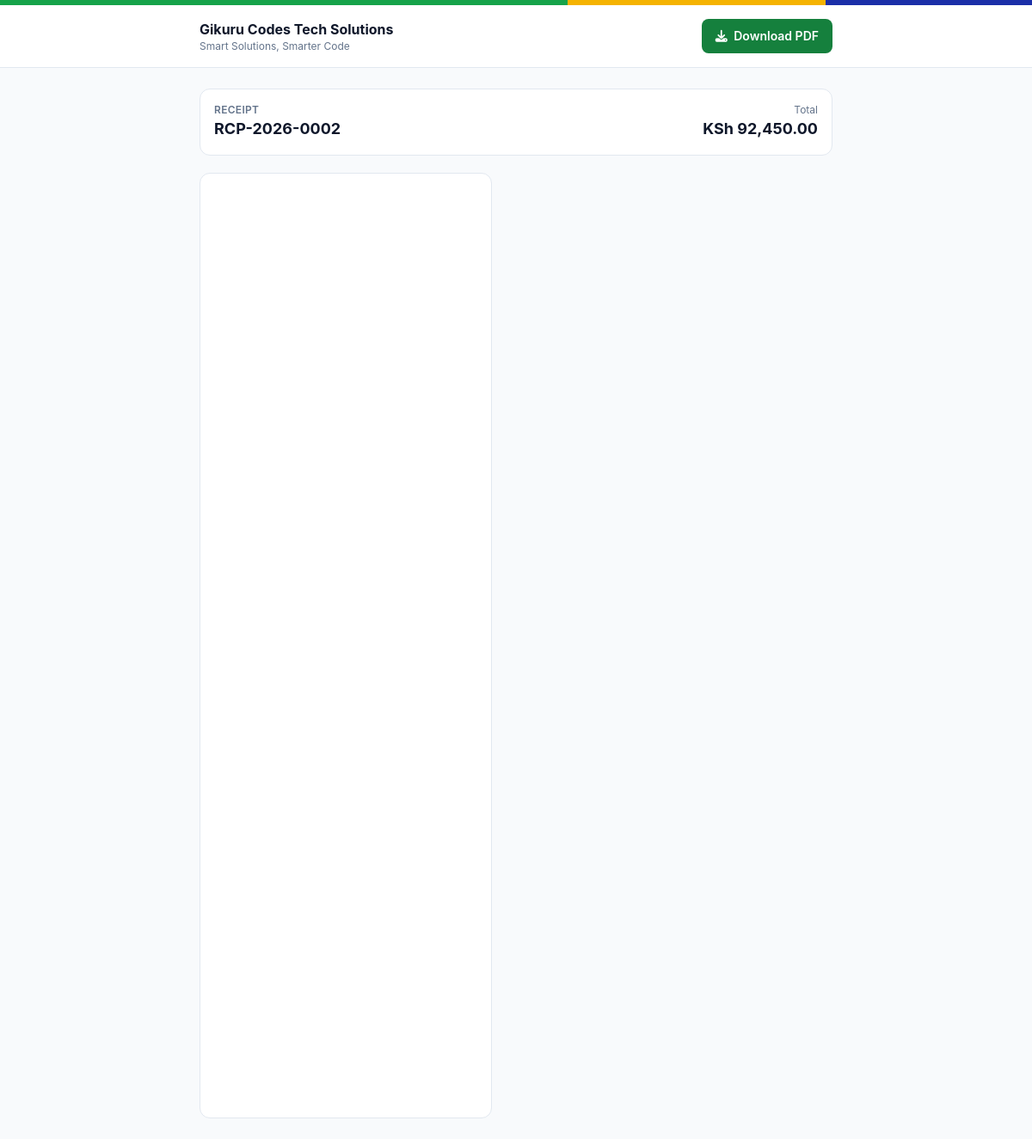
The page /s/D8EvYP-RjEuw_gwIOgq0AWdn/ on the database its author committed.
### documents/models.py (models this page shows, shortened)
class Document(models.Model):
    QUOTATION, INVOICE, RECEIPT = "quotation", "invoice", "receipt"
    TYPES = [(QUOTATION, "Quotation"), (INVOICE, "Invoice"), (RECEIPT, "Receipt")]
    PREFIX = {QUOTATION: "QUO", INVOICE: "INV", RECEIPT: "RCP"}
    STATUSES = [
        ("draft", "Draft"), ("sent", "Sent"), ("accepted", "Accepted"),
        ("paid", "Paid"), ("void", "Void"),
    ]
    PAYMENT_METHODS = [
        ("cash", "Cash"), ("mpesa", "M-Pesa"), ("bank", "Bank Transfer"), ("card", "Card"),
    ]
    VAT_MODES = [
        ("exclusive", "VAT exclusive (add VAT on top)"),
        ("inclusive", "VAT inclusive (prices include VAT)"),
        ("none", "No VAT"),
    ]
    doc_type = models.CharField(max_length=10, choices=TYPES)
    number = models.CharField(max_length=30, unique=True, editable=False)
    client = models.ForeignKey(Client, null=True, blank=True, on_delete=models.SET_NULL)
    client_name = models.CharField(max_length=150, blank=True, help_text="Walk-in name if no client")
    issue_date = models.DateField(default=timezone.localdate)
    due_date = models.DateField(null=True, blank=True)
    status = models.CharField(max_length=10, choices=STATUSES, default="draft")
    vat_mode = models.CharField(max_length=10, choices=VAT_MODES, default="exclusive")
    served_by = models.CharField(max_length=80, blank=True)
    discount = models.DecimalField(max_digits=12, decimal_places=2, default=0)
    payment_method = models.CharField(max_length=10, choices=PAYMENT_METHODS, blank=True)
    payment_reference = models.CharField(max_length=60, blank=True)
    notes = models.TextField(blank=True)
    terms = models.TextField(blank=True)
    buyer_pin = models.CharField("Buyer KRA PIN", max_length=20, blank=True)
    etims_invoice_no = models.CharField("eTIMS invoice no.", max_length=60, blank=True)
    etims_qr = models.CharField("eTIMS QR data or link", max_length=500, blank=True,
                                help_text="Paste the QR link or data KRA gives you for this invoice")
    share_token = models.CharField(max_length=32, unique=True, null=True, blank=True, editable=False)
    share_viewed_at = models.DateTimeField(null=True, blank=True, editable=False)
    business = models.JSONField(default=dict, blank=True, editable=False)
    source = models.ForeignKey("self", null=True, blank=True, on_delete=models.SET_NULL,
                               related_name="converted")
    created_at = models.DateTimeField(auto_now_add=True)
    class Meta:
        ordering = ["-created_at"]
    @cached_property
    def biz(self):
        data = dict(self.business or {})
        if not data:
            p = BusinessProfile.get()
            data = p.snapshot() if p else {}
        for key in ("name", "tagline", "address", "phone", "email", "kra_pin",
                    "payment_details", "receipt_footer", "logo", "signature", "stamp"):
            data.setdefault(key, "")
        data.setdefault("vat_rate", "16.00")
        return SimpleNamespace(**data)
    @property
    def items_total(self):
        return sum((i.line_total for i in self.items.all()), Decimal("0"))
    @property
    def gross(self):
        return max(self.items_total - self.discount, Decimal("0"))
    @property
    def total(self):
        return self.gross + self.vat_amount if self.vat_mode == "exclusive" else self.gross

class DocumentItem(models.Model):
    document = models.ForeignKey(Document, related_name="items", on_delete=models.CASCADE)
    description = models.CharField(max_length=255)
    serial_numbers = models.TextField(blank=True, help_text="Optional, one per line")
    quantity = models.DecimalField(max_digits=10, decimal_places=2, default=1)
    unit_price = models.DecimalField(max_digits=12, decimal_places=2)
    product = models.ForeignKey("Product", null=True, blank=True, on_delete=models.SET_NULL,
                                related_name="sold_items")
    @property
    def line_total(self):
        return self.quantity * self.unit_price

### documents/views.py (the view)
# urls.py: path("s/<str:token>/", views.public_document, name="public"),
def public_document(request, token):
    doc = get_object_or_404(Document, share_token=token)
    if not doc.share_viewed_at and not request.user.is_authenticated:
        Document.objects.filter(pk=doc.pk).update(share_viewed_at=timezone.now())
    return render(request, "documents/public_document.html", {"doc": doc, "p": doc.biz, "token": token})

### templates/documents/public_document.html (shortened to what this page needs)
<!DOCTYPE html>
<html lang="en">
<head>
  <script src="https://cdn.tailwindcss.com"></script>
  <link rel="stylesheet" href="https://cdnjs.cloudflare.com/ajax/libs/font-awesome/6.5.2/css/all.min.css">
</head>
<body class="bg-slate-50 min-h-screen text-slate-900" style="font-family:Inter,system-ui,sans-serif">
  <div class="h-1.5" style="background:linear-gradient(90deg,#16A34A 55%,#F5B301 55% 80%,#1B2FA8 80%)"></div>
  <header class="bg-white border-b border-slate-200">
    <div class="max-w-3xl mx-auto px-4 py-4 flex items-center justify-between gap-3">
      <div class="min-w-0"><p class="font-bold truncate">{{ p.name }}</p><p class="text-xs text-slate-500 truncate">{{ p.tagline }}</p></div>
      <a href="{% url 'documents:public_pdf' token %}?download=1" class="shrink-0 px-4 py-2.5 rounded-lg bg-[#15803D] text-white text-sm font-semibold">
        <i class="fa-solid fa-download mr-1"></i> Download PDF</a>
    </div>
  </header>
  <main class="max-w-3xl mx-auto px-4 py-6">
    <div class="rounded-xl bg-white border border-slate-200 p-4 mb-5 flex flex-wrap items-center justify-between gap-3">
      <div><p class="text-xs font-semibold text-slate-500 uppercase tracking-wide">{{ doc.get_doc_type_display }}</p>
        <p class="text-lg font-bold">{{ doc.number }}</p></div>
      <div class="text-right"><p class="text-xs text-slate-500">Total</p><p class="text-lg font-bold">KSh {{ doc.total|floatformat:"2g" }}</p></div>
    </div>
    <div class="w-full">
      <div class="fit-wrap" data-w="{% if doc.doc_type == 'receipt' %}340{% else %}794{% endif %}" data-h="{% if doc.doc_type == 'receipt' %}1100{% else %}1123{% endif %}">
        <iframe src="{% url 'documents:public_preview' token %}" class="bg-white rounded-xl border border-slate-200"
          style="width:{% if doc.doc_type == 'receipt' %}340{% else %}794{% endif %}px;height:{% if doc.doc_type == 'receipt' %}1100{% else %}1123{% endif %}px"></iframe>
      </div>
    </div>
  </main>
</body>
</html>

### rows shown on the page
Document: doc_type "RECEIPT", number "RCP-2026-0002", total "92,450.00"

### other values the page prints
{{ p.name }} "Gikuru Codes Tech Solutions"
{{ p.tagline }} "Smart Solutions, Smarter Code"
